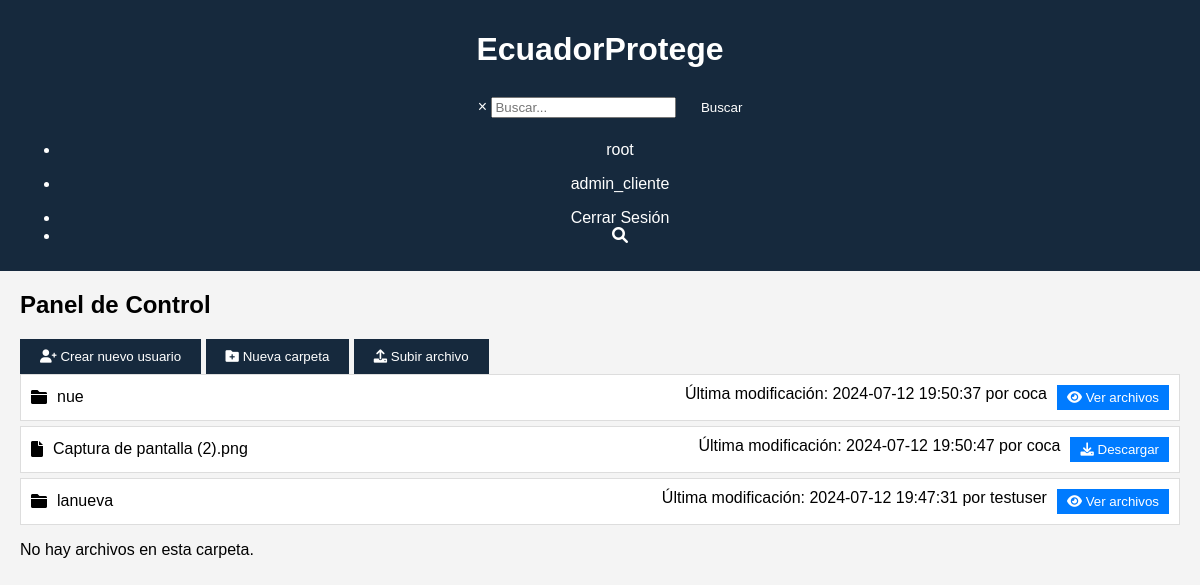
/dashboard.php (signed in), run on the app's committed database.
### tables this page shows
CREATE TABLE `folders` (
  `id` int(11) NOT NULL,
  `name` varchar(100) NOT NULL,
  `user_id` int(11) DEFAULT NULL,
  `last_modified` timestamp NOT NULL DEFAULT current_timestamp() ON UPDATE current_timestamp(),
  `modified_by` int(11) DEFAULT NULL
);

CREATE TABLE `users` (
  `id` int(11) NOT NULL,
  `username` varchar(50) NOT NULL,
  `password` varchar(255) NOT NULL,
  `role` enum('admin','admin_cliente','usuario','cliente') NOT NULL
);

CREATE TABLE `files` (
  `id` int(11) NOT NULL,
  `name` varchar(100) NOT NULL,
  `folder_id` int(11) DEFAULT NULL,
  `path` varchar(255) NOT NULL,
  `last_modified` timestamp NOT NULL DEFAULT current_timestamp() ON UPDATE current_timestamp(),
  `modified_by` int(11) DEFAULT NULL
);

### dashboard.php (the view, shortened to what this page needs)
<?php
include 'db.php';
$user_id = $_SESSION['user_id'];
$role = $_SESSION['role'];
?>
<?php include 'header.php'; ?>
<div class="container">
    <h2>Panel de Control</h2>
    <?php if ($role == 'admin' || $role == 'admin_cliente'): ?>
        <button onclick="location.href='register.php'"><i class="fas fa-user-plus"></i> Crear nuevo usuario</button>
    <?php endif; ?>
    <button onclick="location.href='create_folder.php'"><i class="fas fa-folder-plus"></i> Nueva carpeta</button>
    <button onclick="location.href='upload_file.php'"><i class="fas fa-upload"></i> Subir archivo</button>
    <?php
    if ($role == 'admin') {
        $sql = "SELECT folders.*, users.username AS modified_by FROM folders JOIN users ON folders.modified_by = users.id";
    } elseif ($role == 'admin_cliente') {
        $sql = "SELECT folders.*, users.username AS modified_by FROM folders JOIN users ON folders.modified_by = users.id WHERE folders.user_id = '$user_id' OR folders.user_id IN (SELECT id FROM users WHERE role = 'cliente')";
    } elseif ($role == 'usuario') {
        $sql = "SELECT folders.*, users.username AS modified_by FROM folders JOIN users ON folders.modified_by = users.id WHERE folders.user_id IN (SELECT id FROM users WHERE role = 'cliente')";
    } elseif ($role == 'cliente') {
        $sql = "SELECT folders.*, users.username AS modified_by FROM folders JOIN users ON folders.modified_by = users.id WHERE folders.user_id = '$user_id'";
    }
    $result = $conn->query($sql);
    if ($result->num_rows > 0) {
        while ($folder = $result->fetch_assoc()) {
            echo "<div class='folder'>";
            echo "<div class='details'>";
            echo "<i class='fas fa-folder'></i>";
            echo "<span>" . $folder['name'] . "</span>";
            echo "</div>";
            echo "<div class='actions'>";
            echo "<span>Última modificación: " . $folder['last_modified'] . " por " . $folder['modified_by'] . "</span>";
            echo "<button><i class='fas fa-eye'></i> Ver archivos</button>";
            echo "</div>";
            echo "</div>";
            $folder_id = $folder['id'];
            $sql_files = "SELECT files.*, users.username AS modified_by FROM files JOIN users ON files.modified_by = users.id WHERE files.folder_id = '$folder_id'";
            $result_files = $conn->query($sql_files);
            if ($result_files->num_rows > 0) {
                while ($file = $result_files->fetch_assoc()) {
                    echo "<div class='file'>";
                    echo "<div class='details'>";
                    echo "<i class='fas fa-file'></i>";
                    echo "<span>" . $file['name'] . "</span>";
                    echo "</div>";
                    echo "<div class='actions'>";
                    echo "<span>Última modificación: " . $file['last_modified'] . " por " . $file['modified_by'] . "</span>";
                    echo "<button><i class='fas fa-download'></i> Descargar</button>";
                    echo "</div>";
                    echo "</div>";
                }
            } else {
                echo "<p>No hay archivos en esta carpeta.</p>";
            }
        }
    } else {
        echo "<p>No se encontraron carpetas.</p>";
    }
    ?>
</div>

### css/styles.css (style rules this page uses)
body { font-family: Arial, sans-serif; background-color: #f4f4f4; margin: 0; padding: 0; }
.container { margin: 20px; }
button, input[type="submit"] { background-color: #16293d; color: #fff; padding: 10px 20px; border: none; cursor: pointer; }
.folder, .file { display: flex; align-items: center; justify-content: space-between; background-color: #fff; padding: 10px; margin-bottom: 5px; border: 1px solid #ddd; }
.folder .details, .file .details { display: flex; align-items: center; }
.folder .details i, .file .details i { margin-right: 10px; }
.actions { display: flex; gap: 10px; }
.actions button { background-color: #007bff; border: none; color: white; padding: 5px 10px; cursor: pointer; }

### data on the page
folders: name "nue", last_modified "2024-07-12 19:50:37", user.username "coca"
files: name "Captura de pantalla (2).png", last_modified "2024-07-12 19:50:47", modified_by.username "coca"
folders: name "lanueva", last_modified "2024-07-12 19:47:31", user.username "testuser", shows "No hay archivos en esta carpeta."

### other printed values
$username "root"
$role "admin_cliente"
